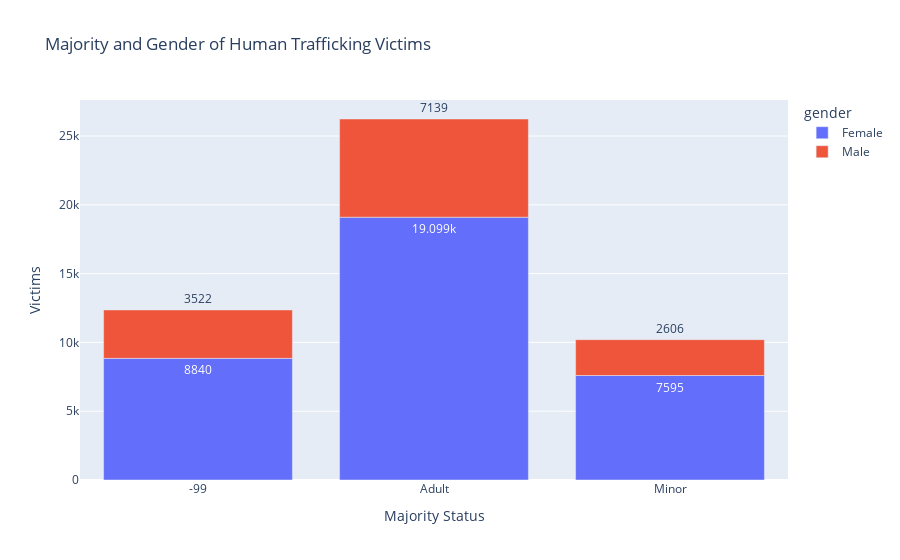

Notebook code cell kept with this figure:
### Code cell
fig = px.bar(data_bar_mg, x="majorityStatus", y="Victims", color="gender", 
            title="Majority and Gender of Human Trafficking Victims",
            labels={'majorityStatus':'Majority Status'})
fig.update_traces(texttemplate='%{value}', textposition='outside')
fig.update_layout(hovermode='x')
fig.show()

### Figure 1 — Plotly figure (JSON) as saved in the notebook; plotly's stock layout.template omitted (floating-point values rounded to 4 significant figures)
{"data": [{"alignmentgroup": "True", "hovertemplate": "gender=Female<br>Majority Status=%{x}<br>Victims=%{y}<extra></extra>", "legendgroup": "Female", "marker": {"color": "#636efa", "pattern": {"shape": ""}}, "name": "Female", "offsetgroup": "Female", "orientation": "v", "showlegend": true, "textposition": "outside", "texttemplate": "%{value}", "type": "bar", "x": ["-99", "Adult", "Minor"], "xaxis": "x", "y": [8840, 19099, 7595], "yaxis": "y"}, {"alignmentgroup": "True", "hovertemplate": "gender=Male<br>Majority Status=%{x}<br>Victims=%{y}<extra></extra>", "legendgroup": "Male", "marker": {"color": "#EF553B", "pattern": {"shape": ""}}, "name": "Male", "offsetgroup": "Male", "orientation": "v", "showlegend": true, "textposition": "outside", "texttemplate": "%{value}", "type": "bar", "x": ["-99", "Adult", "Minor"], "xaxis": "x", "y": [3522, 7139, 2606], "yaxis": "y"}], "layout": {"barmode": "relative", "hovermode": "x", "legend": {"title": {"text": "gender"}, "tracegroupgap": 0}, "title": {"text": "Majority and Gender of Human Trafficking Victims"}, "xaxis": {"anchor": "y", "domain": [0, 1], "title": {"text": "Majority Status"}}, "yaxis": {"anchor": "x", "domain": [0, 1], "title": {"text": "Victims"}}}}
